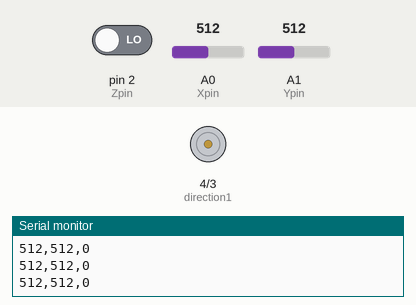
A sketch run on a simulated Arduino Uno, built with avr-gcc and run on an emulated ATmega328P. Shown: motor-driver pin pairs drawn as motors (green arrow = first pin HIGH = forward, orange = second pin HIGH = backward, longer = more drive, scaled by the enable pin), the last lines printed to the serial monitor. Inputs (shaded band) come from the test bench; at power-on: A1 (Ypin) = 512, A0 (Xpin) = 512, pin 2 (Zpin) LOW.

Above: at 1.2 s.
1.3 s: A1 (Ypin) set to 1023
At 2.5 s:
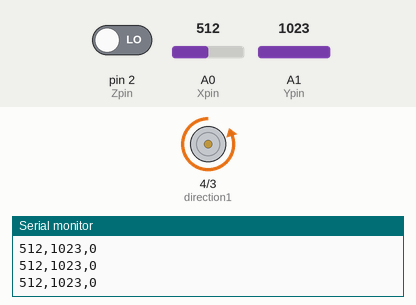
2.8 s: A1 (Ypin) set to 716
At 3.5 s:
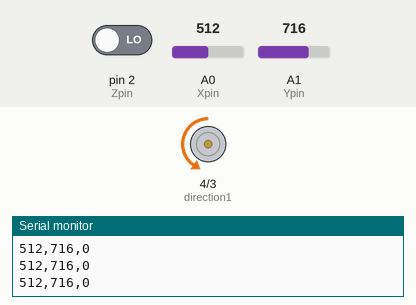
4.3 s: A1 (Ypin) set to 500
At 4.6 s:
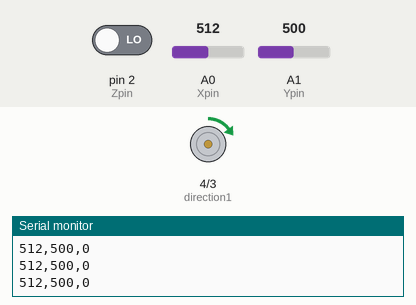
5.8 s: A1 (Ypin) set to 520
At 6.9 s:
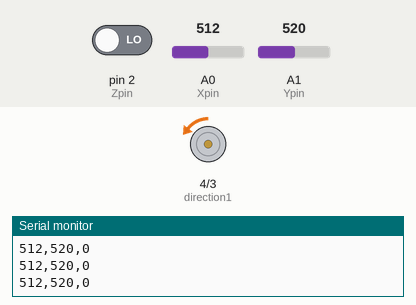
7.3 s: A1 (Ypin) set to 0
At 8.4 s:
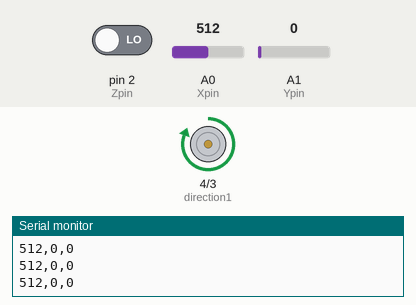
8.8 s: A0 (Xpin) set to 989
11.8 s: A0 (Xpin) set to 1009
Timing chart, 0 to 14.3 s (numbered marks = the images above; inputs shaded):
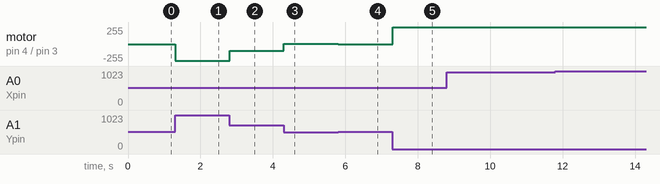

Measured:
- after the input at 1.3 s, motor on pin 4 (direction1) / pin 3 (direction2): stopped → backward 254/255 at once
- after the input at 2.8 s, motor on pin 4 (direction1) / pin 3 (direction2): backward 254/255 → backward 101/255 at once
- after the input at 4.3 s, motor on pin 4 (direction1) / pin 3 (direction2): backward 101/255 → forward 5/255 at once
- after the input at 5.8 s, motor on pin 4 (direction1) / pin 3 (direction2): forward 5/255 → backward 3/255 at once
- after the input at 7.3 s, motor on pin 4 (direction1) / pin 3 (direction2): backward 3/255 → forward 255/255 at once

The sketch:

34JoyDC.ino
```cpp
int i=0;
int speedPin=5;
int direction1=4;
int direction2=3;
//completely off is 0, on is 100, completely on is 255
int mSpeed=250;

int Xpin=A0;
int Ypin=A1;;
//switch pin
int Zpin=2;
//read values
int Xval;
int Yval;
//switch value
int Zval;
void setup() {

  pinMode(speedPin,OUTPUT);
  pinMode(direction1,OUTPUT);
  pinMode(direction2,OUTPUT);

Serial.begin(9600);
pinMode(Xpin, INPUT);
pinMode(Ypin, INPUT);
}

void loop() {
Xval=analogRead(Xpin);
Yval=analogRead(Ypin);
Zval=digitalRead(Zpin);
//delay(200);


//THIS ONE WORKS
if(Yval>=510) {
  digitalWrite(direction1,LOW);
  digitalWrite(direction2,HIGH);
  mSpeed=(255./512.)*Yval-255.;
  analogWrite(speedPin, mSpeed); //enable off
}
if(Yval<=510) {
  digitalWrite(direction1,HIGH);
  digitalWrite(direction2,LOW);
  mSpeed=(-255./510.)*Yval+255;
  analogWrite(speedPin, mSpeed); //enable off
}
// if(Yval==0){
//   digitalWrite(direction1,HIGH);
//   digitalWrite(direction2,LOW);

//   analogWrite(speedPin, mSpeed); //enable off
// }


Serial.print(Xval);
Serial.print(',');
Serial.print(Yval);
Serial.print(',');
Serial.println(Zval);

//delay(1000);
}
```
